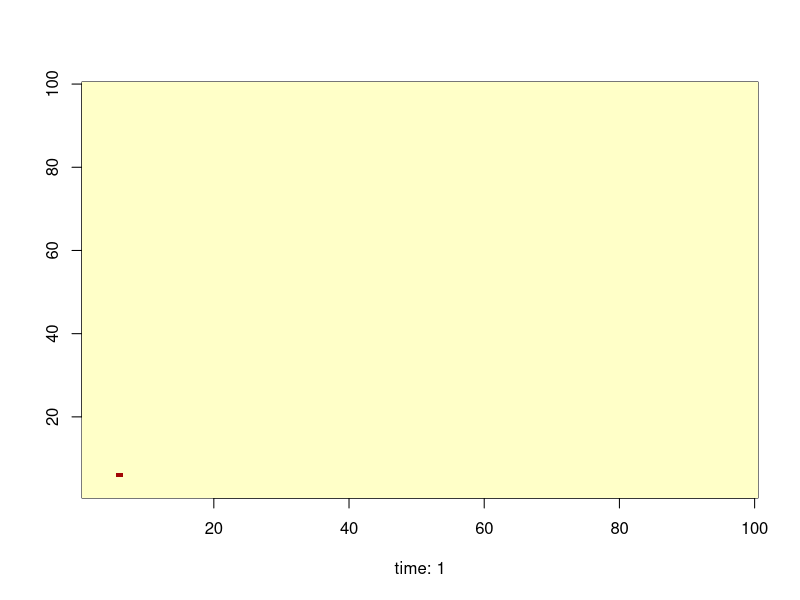
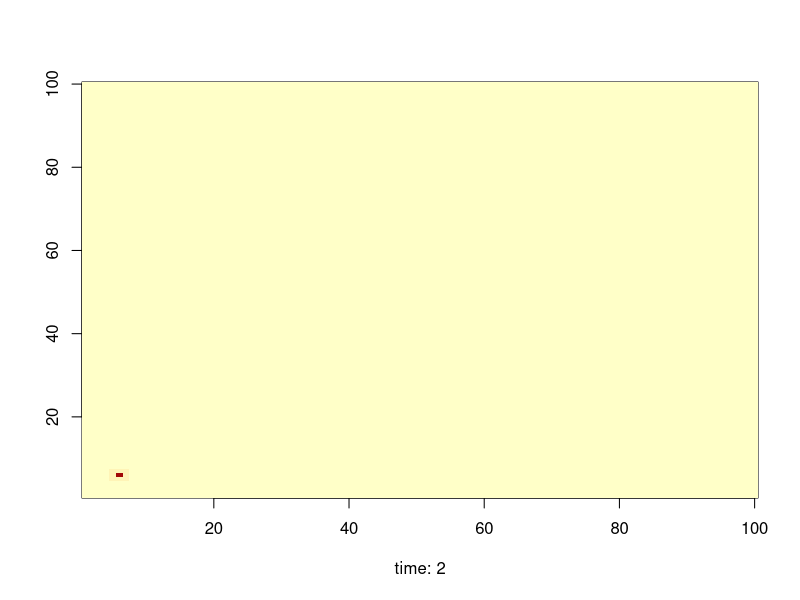
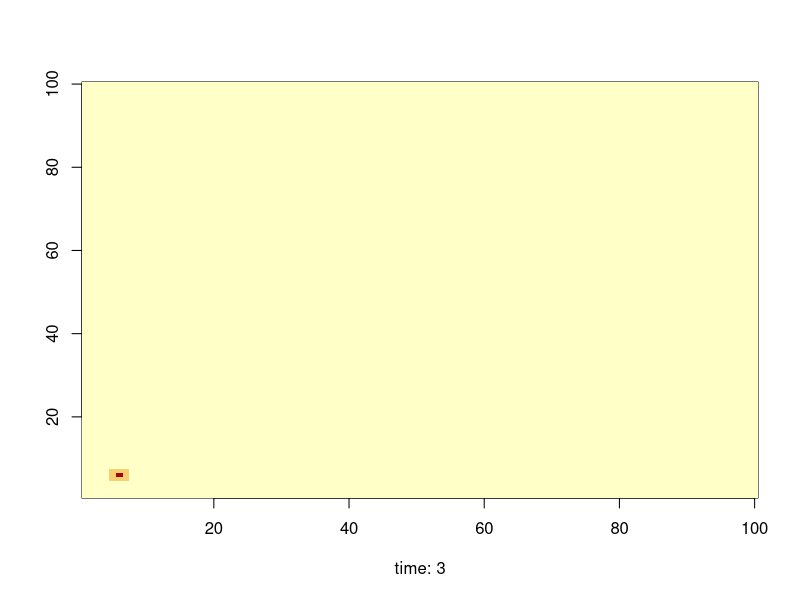
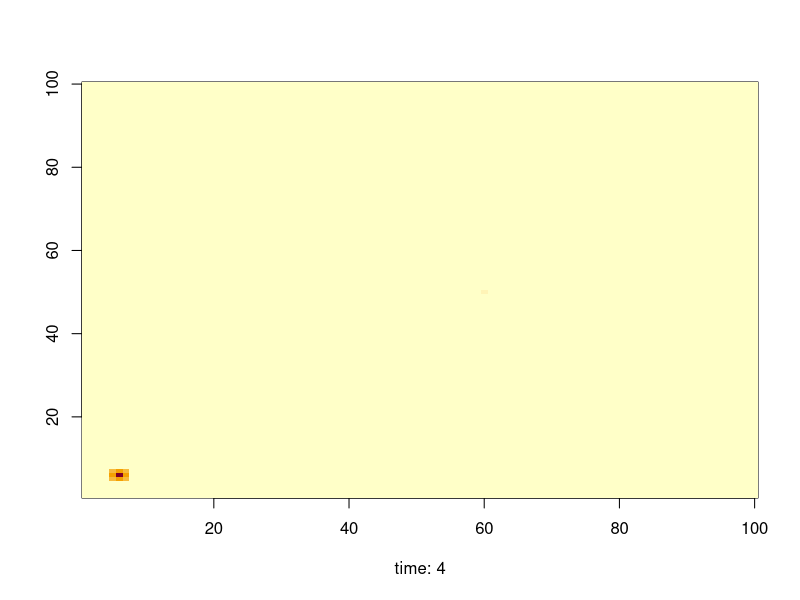
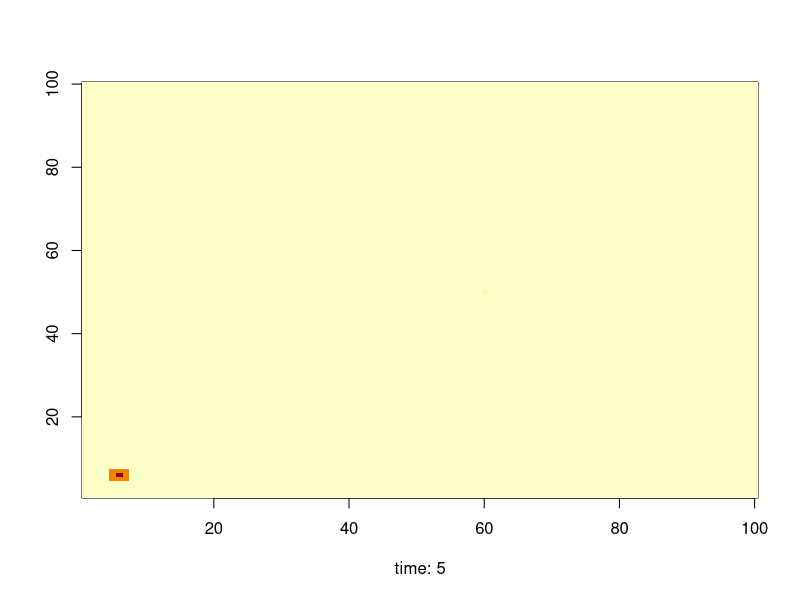
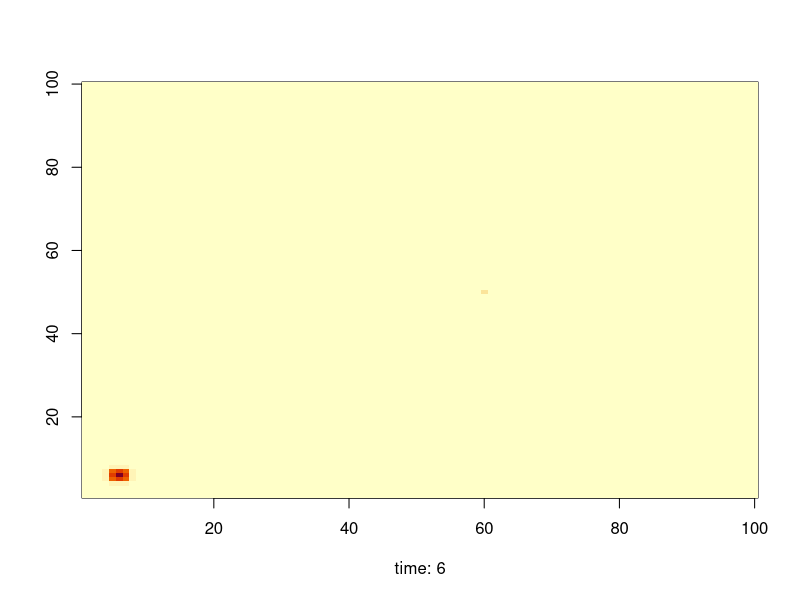
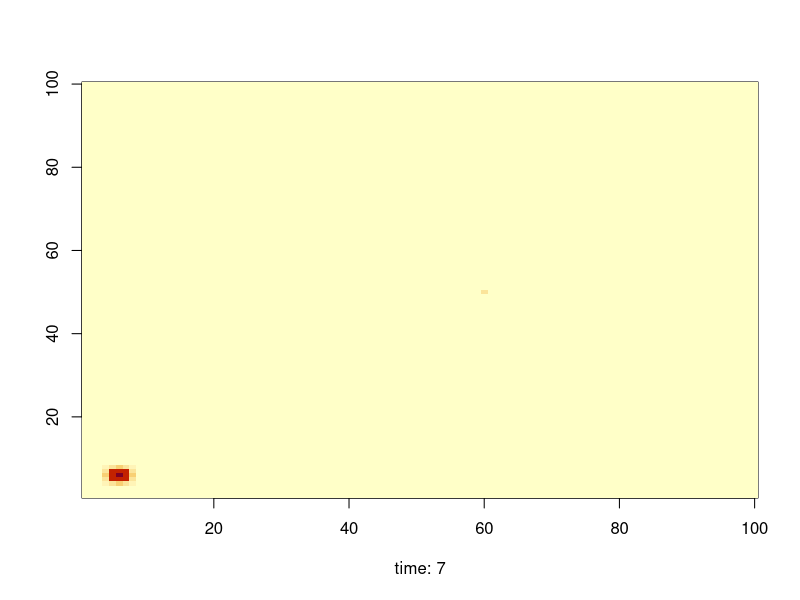
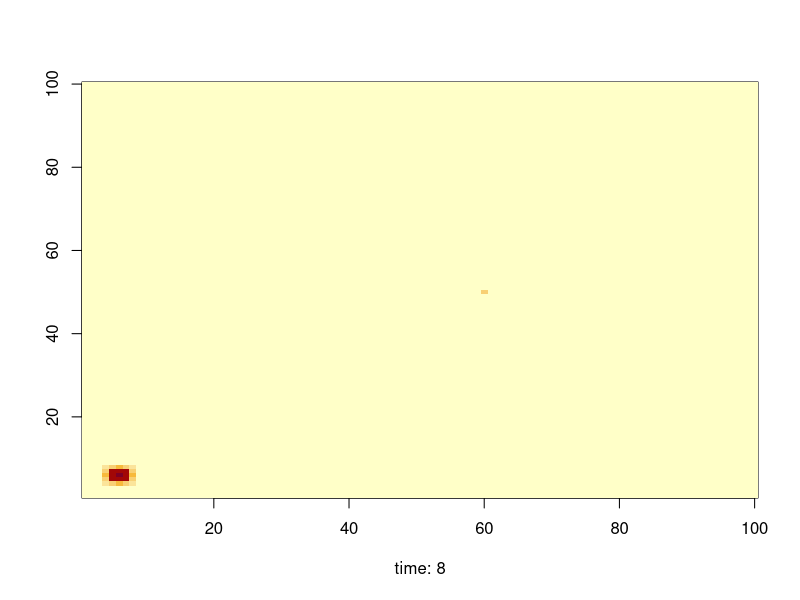

Reproduce these figures in R, in order.
### parasites

#### parameter values
r <- 0.4
a <- 0.1
Hmr <- 0.1
Pmr <- 0.9
totaltime <- 400
worldsize <- 100

pauseTime <- 0

### set up 'world'
N <- matrix(rep(0,worldsize*worldsize ),nrow=worldsize )
P <- matrix(rep(0,worldsize*worldsize ),nrow=worldsize )

### starting population
N[6,6] <- 200  ##200 host individuals at location 6,6 in world map
N[60,50] <- 2 # 2 individuals at location 60,50
P[60,50] <- 10 ## 10 parasite individuals at location 50,60 in world map

### growth functions
host <- function(N,P) N*exp(r-a*P)
parasite <- function(N,P) N*(1-exp(-a*P))
#host <- function(N,P) N*exp(r*exp(rnorm(1,0,rvar))-a*P)

## edge functions
worldsize2 <- worldsize+2
worldsize1 <- worldsize+1

host.edges <- function(N){
Hedges<-matrix(rep(0,worldsize2^2),nrow=worldsize2)
Hedges[2:worldsize1,2:worldsize1]<-N
Hedges[1,2:worldsize1]<-N[worldsize,]
Hedges[worldsize2 ,2:worldsize1]<-N[1,]
Hedges[2:worldsize1,1]<-N[,worldsize]
Hedges[2:worldsize1,worldsize2 ]<-N[,1]
Hedges[1,1]<-N[worldsize,worldsize]
Hedges[worldsize2 ,worldsize2 ]<-N[1,1]
Hedges[1,worldsize2 ]<-N[worldsize,1]
Hedges[worldsize2 ,1]<-N[1,worldsize]
Hedges}

parasite.edges <- function(P){
Pedges<-matrix(rep(0,worldsize2^2),nrow=worldsize2)
Pedges[2:worldsize1,2:worldsize1]<-P
Pedges[1,2:worldsize1]<-P[worldsize,]
Pedges[worldsize2 ,2:worldsize1]<-P[1,]
Pedges[2:worldsize1,1]<-P[,worldsize]
Pedges[2:worldsize1,worldsize2 ]<-P[,1]
Pedges[1,1]<-P[worldsize,worldsize]
Pedges[worldsize2 ,worldsize2 ]<-P[1,1]
Pedges[1,worldsize2 ]<-P[worldsize,1]
Pedges[worldsize2 ,1]<-P[1,worldsize]
Pedges}

## define the neighbourhood
nhood<-function(X,j,i) sum(X[(j-1):(j+1),(i-1):(i+1)])

## migration functions
h.migration<-function(Hedges){
Hmigs<-matrix(rep(0,worldsize^2),nrow=worldsize)
for(a in 2:worldsize1){
for(b in 2:worldsize1){
Hmigs[a-1,b-1]<-nhood(Hedges,a,b)
}}
Hmigs}

p.migration<-function(Pedges){
Pmigs<-matrix(rep(0,worldsize^2),nrow=worldsize)
for(a in 2:worldsize1){
for(b in 2:worldsize1){
Pmigs[a-1,b-1]<-nhood(Pedges,a,b)
}}
Pmigs}

mousedown <- function(buttons, x, y) {
        NULL
    }


record <- c("time","H","P")
## run the simulation
for (t in 1:totaltime){
print(paste(t,sum(N)))

he <- host.edges(N)
pe <- parasite.edges(P)

Hmigs <- h.migration(he)
Pmigs <- p.migration(pe)

N<-N-Hmr*N+Hmr*Hmigs/9
P<-P-Pmr*P+Pmr*Pmigs/9

Ni<-host(N,P)
P<-parasite(N,P)
N<-Ni

thisrecord <- c(t,N[60,50],P[60,50])
record <- rbind(record,thisrecord)
view <- N/(50+N)
image(1:worldsize,1:worldsize,view,xlab=paste('time:',t),ylab="",zlim=c(0,1))
for (i in 1:pauseTime){ff<-10}
}
write.csv(record,"results.csv",row.names=FALSE)

plot(as.numeric(record[2:dim(record)[1],1]),
     as.numeric(record[2:dim(record)[1],2]),
     t='l',
     xlab='time',
     ylab='density')
lines(as.numeric(record[2:dim(record)[1],1]),
      as.numeric(record[2:dim(record)[1],3]),
      col='blue')

legend("topleft",
       title= "Species",
       legend= c("Host","Parasite"), #levels
       col= c("black","blue"), #specify colours in order
       pch= 19, 
       bty="n")


